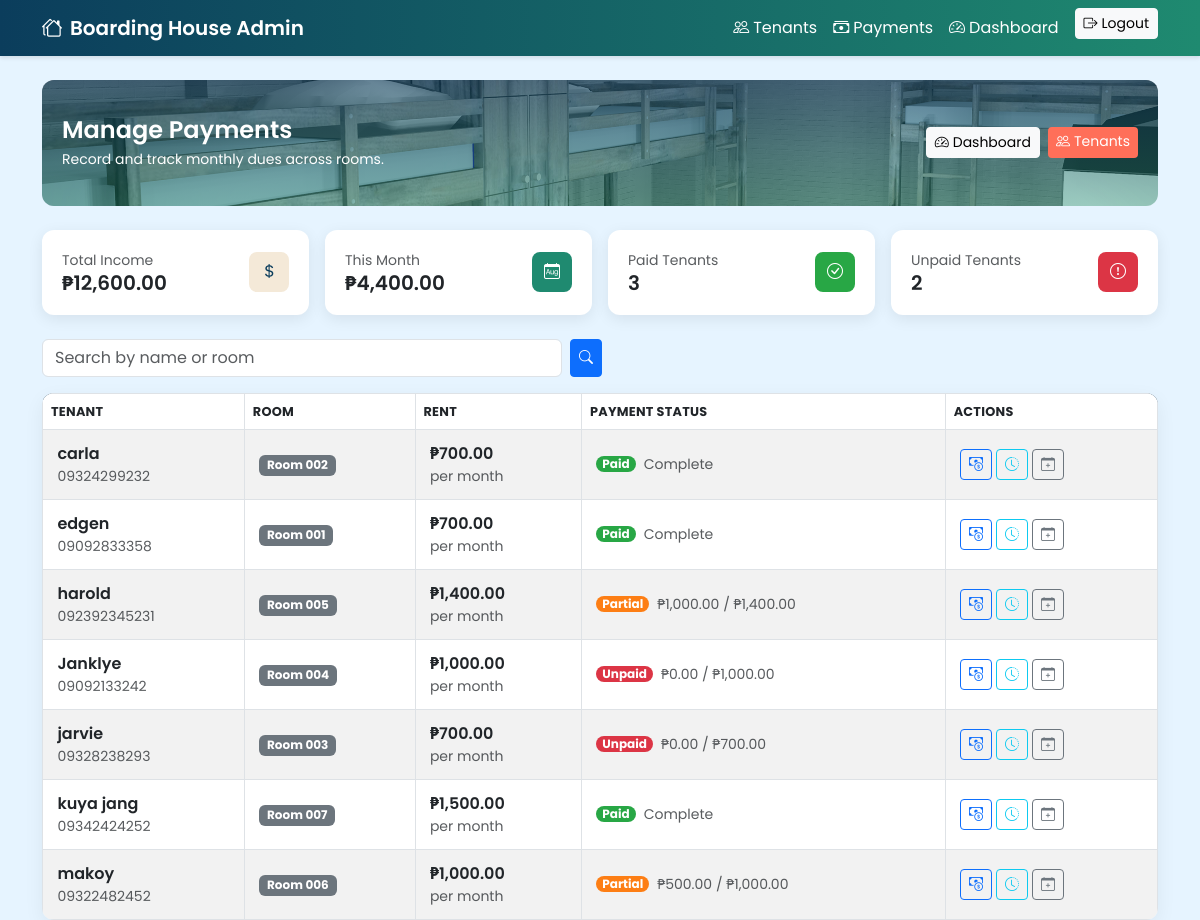
/admin/payments.php (signed in), run on the app's committed database.
### tables this page shows
CREATE TABLE `tenants` (
  `tenant_id` int(11) NOT NULL,
  `name` varchar(100) NOT NULL,
  `room_number` varchar(10) NOT NULL,
  `contact` varchar(15) DEFAULT NULL,
  `start_date` date NOT NULL,
  `rent_amount` decimal(10,2) NOT NULL,
  `address` varchar(255) NOT NULL DEFAULT '',
  `monthly_rent` decimal(10,2) NOT NULL DEFAULT 0.00
);

CREATE TABLE `payments` (
  `payment_id` int(11) NOT NULL,
  `tenant_id` int(11) NOT NULL,
  `month_paid` varchar(7) DEFAULT NULL,
  `amount` decimal(10,2) NOT NULL,
  `payment_method` varchar(50) NOT NULL,
  `status` enum('Paid','Partial','Unpaid') NOT NULL DEFAULT 'Unpaid',
  `remarks` text DEFAULT NULL,
  `date_paid` datetime NOT NULL DEFAULT current_timestamp(),
  `received_by` varchar(100) NOT NULL
);

### admin/payments.php (the view, shortened to what this page needs)
<?php
include '../config/db.php';
$search = $_GET['search'] ?? '';
$sql    = "SELECT * FROM tenants";
$sql.=" ORDER BY name";
$tenants = mysqli_query($conn,$sql);
$total_payments = mysqli_fetch_assoc(mysqli_query($conn, "SELECT SUM(amount) as total FROM payments"))['total'] ?? 0;
$current_month = date('Y-m');
$paid_tenants = mysqli_fetch_assoc(mysqli_query($conn, "
    SELECT COUNT(DISTINCT t.tenant_id) as count
    FROM tenants t
    JOIN payments p ON t.tenant_id = p.tenant_id AND p.month_paid = '$current_month'
    WHERE p.status = 'Paid'
"))['count'] ?? 0;
$unpaid_tenants = mysqli_fetch_assoc(mysqli_query($conn, "
    SELECT COUNT(DISTINCT t.tenant_id) as count
    FROM tenants t
    JOIN payments p ON t.tenant_id = p.tenant_id AND p.month_paid = '$current_month'
    WHERE p.status = 'Unpaid'
"))['count'] ?? 0;
$current_month_income = mysqli_fetch_assoc(mysqli_query($conn, "SELECT SUM(amount) as total FROM payments WHERE month_paid = '$current_month'"))['total'] ?? 0;
?>
<!DOCTYPE html>
<html>
<head>
<link href="https://cdn.jsdelivr.net/npm/bootstrap@5.3.0/dist/css/bootstrap.min.css" rel="stylesheet">
<link href="https://cdn.jsdelivr.net/npm/bootstrap-icons@1.11.3/font/bootstrap-icons.css" rel="stylesheet">
</head>
<body>
<nav class="navbar navbar-expand-lg navbar-dark">
  <div class="container">
    <a class="navbar-brand fw-semibold" href="dashboard.php"><i class="bi bi-houses me-2"></i>Boarding House Admin</a>
    <div class="collapse navbar-collapse" id="navbarsMain">
      <ul class="navbar-nav ms-auto">
        <li class="nav-item"><a class="nav-link" href="tenants.php"><i class="bi bi-people me-1"></i>Tenants</a></li>
        <li class="nav-item"><a class="nav-link active" href="payments.php"><i class="bi bi-cash-stack me-1"></i>Payments</a></li>
        <li class="nav-item"><a class="nav-link" href="dashboard.php"><i class="bi bi-speedometer2 me-1"></i>Dashboard</a></li>
        <li class="nav-item ms-lg-2"><a class="btn btn-sm btn-light" href="../logout.php"><i class="bi bi-box-arrow-right me-1"></i>Logout</a></li>
      </ul>
    </div>
  </div>
</nav>
<div class="container mt-4">
  <div class="hero mb-4">
    <div class="hero-content d-flex flex-column flex-md-row align-items-md-center justify-content-between">
      <div class="mb-2 mb-md-0">
        <h1 class="h4 fw-semibold mb-1">Manage Payments</h1>
        <div class="small">Record and track monthly dues across rooms.</div>
      </div>
      <div class="d-flex gap-2">
        <a href="dashboard.php" class="btn btn-light btn-sm"><i class="bi bi-speedometer2 me-1"></i>Dashboard</a>
        <a href="tenants.php" class="btn btn-coral btn-sm"><i class="bi bi-people me-1"></i>Tenants</a>
      </div>
    </div>
  </div>
  <div class="row g-3 mb-4">
    <div class="col-md-3">
      <div class="card stat-card">
        <div class="card-body d-flex align-items-center justify-content-between">
          <div>
            <div class="text-muted small">Total Income</div>
            <div class="h5 mb-0 fw-semibold">₱<?= number_format($total_payments, 2) ?></div>
          </div>
          <div class="stat-icon" style="background:var(--bh-sand); color:var(--bh-deep);"><i class="bi bi-currency-dollar"></i></div>
        </div>
      </div>
    </div>
    <div class="col-md-3">
      <div class="card stat-card">
        <div class="card-body d-flex align-items-center justify-content-between">
          <div>
            <div class="text-muted small">This Month</div>
            <div class="h5 mb-0 fw-semibold">₱<?= number_format($current_month_income, 2) ?></div>
          </div>
          <div class="stat-icon" style="background:var(--bh-teal); color:#fff;"><i class="bi bi-calendar-month"></i></div>
        </div>
      </div>
    </div>
    <div class="col-md-3">
      <div class="card stat-card">
        <div class="card-body d-flex align-items-center justify-content-between">
          <div>
            <div class="text-muted small">Paid Tenants</div>
            <div class="h5 mb-0 fw-semibold"><?= $paid_tenants ?></div>
          </div>
          <div class="stat-icon" style="background:#28a745; color:#fff;"><i class="bi bi-check-circle"></i></div>
        </div>
      </div>
    </div>
    <div class="col-md-3">
      <div class="card stat-card">
        <div class="card-body d-flex align-items-center justify-content-between">
          <div>
            <div class="text-muted small">Unpaid Tenants</div>
            <div class="h5 mb-0 fw-semibold"><?= $unpaid_tenants ?></div>
          </div>
          <div class="stat-icon" style="background:#dc3545; color:#fff;"><i class="bi bi-exclamation-circle"></i></div>
        </div>
      </div>
    </div>
  </div>
  <form method="GET" class="d-flex mb-3 search-w">
    <input type="text" name="search"
           value="<?=htmlspecialchars($search)?>"
           placeholder="Search by name or room"
           class="form-control me-2">
  <button class="btn btn-sm btn-primary" title="Search"><i class="bi bi-search"></i></button>
  </form>
  <div class="table-responsive table-card">
  <table class="table table-bordered table-striped table-hover align-middle mb-0">
    <thead>
      <tr>
        <th>Tenant</th>
        <th>Room</th>
        <th>Rent</th>
        <th>Payment Status</th>
        <th>Actions</th>
      </tr>
    </thead>
    <tbody>
    <?php while($t=mysqli_fetch_assoc($tenants)):
  $current_month_payment = mysqli_fetch_assoc(mysqli_query($conn, "SELECT SUM(amount) as total FROM payments WHERE tenant_id=".$t['tenant_id']." AND month_paid='$current_month'"));
  $current_amount = $current_month_payment ? floatval($current_month_payment['total']) : 0;
  $rent_amount = floatval($t['rent_amount']);
  $status_row = mysqli_fetch_assoc(mysqli_query($conn, "SELECT status FROM payments WHERE tenant_id=".$t['tenant_id']." AND month_paid='$current_month' ORDER BY status='Paid' DESC, status='Partial' DESC LIMIT 1"));
  $status = $status_row && !empty($status_row['status']) ? $status_row['status'] : ($current_amount > 0 ? 'Partial' : 'Unpaid');
  $status_class = strtolower($status);
    ?>
    <tr>
      <td>
        <div class="fw-semibold"><?=htmlspecialchars($t['name'])?></div>
        <div class="text-muted small"><?=htmlspecialchars($t['contact'])?></div>
      </td>
      <td>
        <span class="badge bg-secondary">Room <?=$t['room_number']?></span>
      </td>
      <td>
        <div class="fw-semibold">₱<?= number_format($rent_amount, 2) ?></div>
        <div class="text-muted small">per month</div>
      </td>
      <td>
        <div class="d-flex align-items-center gap-2">
          <span class="badge badge-<?=$status_class?> payment-status"><?=$status?></span>
          <div class="small text-muted">
            <?php if($status === 'Partial'): ?>
              ₱<?= number_format($current_amount, 2) ?> / ₱<?= number_format($rent_amount, 2) ?>
            <?php elseif($status === 'Paid'): ?>
              Complete
            <?php else: ?>
              ₱0.00 / ₱<?= number_format($rent_amount, 2) ?>
            <?php endif; ?>
          </div>
        </div>
      </td>
      <td>
        <div class="d-flex gap-1">
          <button class="btn btn-sm btn-outline-primary" data-bs-toggle="modal" data-bs-target="#paymentModal<?=$t['tenant_id']?>">
            <i class="bi bi-cash-coin"></i>
          </button>
          <button class="btn btn-sm btn-outline-info" data-bs-toggle="modal" data-bs-target="#historyModal<?=$t['tenant_id']?>">
            <i class="bi bi-clock-history"></i>
          </button>
          <button class="btn btn-sm btn-outline-secondary" data-bs-toggle="modal" data-bs-target="#monthsModal<?=$t['tenant_id']?>">
            <i class="bi bi-calendar-plus"></i>
          </button>
        </div>
      </td>
    </tr>
    <?php endwhile; ?>
    </tbody>
  </table>
  </div>
</div>
</body>
</html>

### admin/payments.php (style rules this page uses)
:root { --bh-primary:#0d6efd; --bh-deep:#0b3d5c; --bh-teal:#1f8a70; --bh-sand:#f4e9d8; --bh-coral:#ff6f59; --bh-sky:#e6f4ff; }
body { background:var(--bh-sky); font-family:'Poppins', system-ui, -apple-system, Segoe UI, Roboto, "Helvetica Neue", Arial; }
.navbar { background: linear-gradient(90deg, var(--bh-deep), var(--bh-teal)); position: sticky; top: 0; z-index: 1030; box-shadow: 0 2px 4px rgba(0,0,0,0.1); }
.navbar .nav-link, .navbar .navbar-brand { color:#fff; }
.hero { position:relative; background:url('../Hero-Boarding.jpg') center/cover no-repeat; color:#fff; border-radius:12px; overflow:hidden; }
.hero::after { content:""; position:absolute; inset:0; background:linear-gradient(180deg, rgba(11,61,92,.6), rgba(31,138,112,.45)); }
.hero-content { position:relative; z-index:1; padding:36px 20px; }
.badge-paid { background:#28a745; }
.badge-partial { background:#fd7e14; }
.badge-unpaid { background:#dc3545; }
.table thead { background:#0f2d44; color:#fff; }
.table thead th { text-transform:uppercase; letter-spacing:.02em; font-size:.8rem; }
.table tbody td { padding:.75rem .9rem; }
.table-card { border-radius:12px; overflow:hidden; box-shadow:0 6px 20px rgba(0,0,0,.06); }
.btn-coral { background:var(--bh-coral); color:#fff; border:none; }
.search-w { max-width:560px; }
.stat-card { border:0; border-radius:12px; overflow:hidden; box-shadow:0 4px 15px rgba(0,0,0,.08); }
.stat-card .card-body { padding:20px; }
.stat-icon { width:40px; height:40px; border-radius:8px; display:flex; align-items:center; justify-content:center; }
.payment-status { font-size:.75rem; padding:2px 6px; border-radius:10px; }

### data on the page
tenants: name "carla", contact "09324299232", room_number "002", rent_amount "700.00", payments.status "Paid", shows "Complete"
tenants: name "edgen", contact "09092833358", room_number "001", rent_amount "700.00", payments.status "Paid", shows "Complete"
tenants: name "harold", contact "092392345231", room_number "005", rent_amount "1,400.00", payments.status "Partial", current_amount "1,000.00"
tenants: name "Janklye", contact "09092133242", room_number "004", rent_amount "1,000.00", payments.status "Unpaid"
tenants: name "jarvie", contact "09328238293", room_number "003", rent_amount "700.00", payments.status "Unpaid"
tenants: name "kuya jang", contact "09342424252", room_number "007", rent_amount "1,500.00", payments.status "Paid", shows "Complete"
tenants: name "makoy", contact "09322482452", room_number "006", rent_amount "1,000.00", payments.status "Partial", current_amount "500.00"

### other printed values
$total_payments "12,600.00"
$current_month_income "4,400.00"
$paid_tenants "3"
$unpaid_tenants "2"
